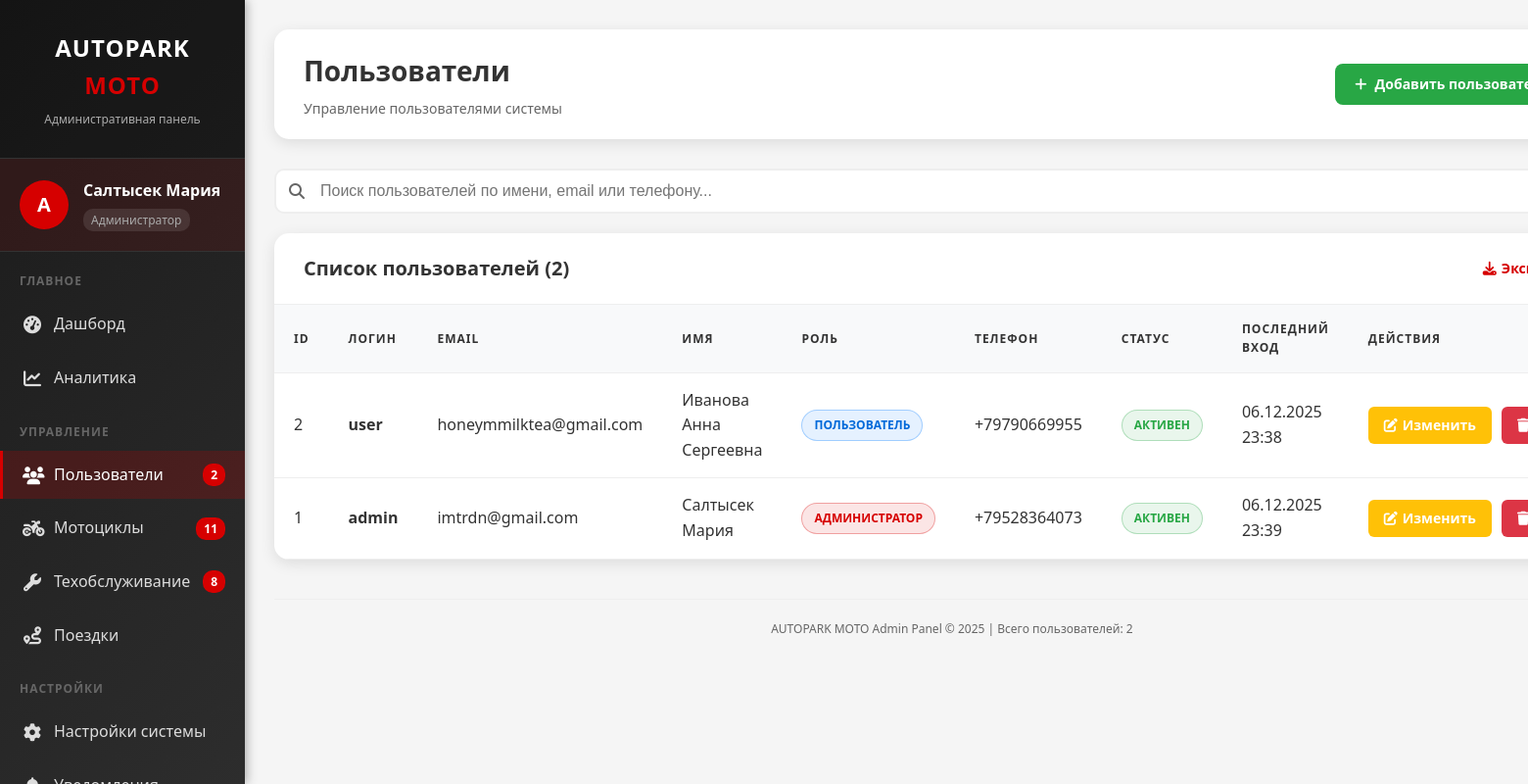
Screenshot of /autopark_moto/admin/users.php (signed in) with the database file from the repository.
### tables this page shows
CREATE TABLE `users` (
  `id` int(11) NOT NULL,
  `username` varchar(100) NOT NULL,
  `email` varchar(255) NOT NULL,
  `password` varchar(255) NOT NULL,
  `full_name` varchar(255) DEFAULT NULL,
  `phone` varchar(50) DEFAULT NULL,
  `role` enum('admin','user') NOT NULL DEFAULT 'user',
  `avatar` varchar(255) DEFAULT NULL,
  `is_active` tinyint(1) DEFAULT 1,
  `last_login` datetime DEFAULT NULL,
  `created_at` datetime NOT NULL DEFAULT current_timestamp(),
  `updated_at` datetime NOT NULL DEFAULT current_timestamp() ON UPDATE current_timestamp()
);

### autopark_moto/admin/users.php (the view, shortened to what this page needs)
<?php
$db = getDBConnection();
$users = $db->query("SELECT * FROM users ORDER BY id DESC")->fetchAll(PDO::FETCH_ASSOC);
try {
    $stats = [
        'total_users' => count($users),
        'total_motorcycles' => $db->query("SELECT COUNT(*) FROM motorcycles")->fetchColumn(),
        'overdue_services' => $db->query("SELECT COUNT(*) FROM motorcycle_services WHERE status = 'overdue'")->fetchColumn(),
        'upcoming_services' => $db->query("SELECT COUNT(*) FROM motorcycle_services WHERE status = 'upcoming'")->fetchColumn(),
    ];
} catch (PDOException $e) {
    $stats = [
        'total_users' => count($users),
        'total_motorcycles' => 0,
        'overdue_services' => 0,
        'upcoming_services' => 0,
    ];
}
?>
<!DOCTYPE html>
<html lang="ru">
<head>
    <link rel="stylesheet" href="/autopark_moto/assets/css/style.css">
    <link rel="stylesheet" href="https://cdnjs.cloudflare.com/ajax/libs/font-awesome/6.4.0/css/all.min.css">
</head>
<body>
    <aside class="admin-sidebar">
        <div class="sidebar-header">
            <div class="sidebar-logo">AUTOPARK <span>MOTO</span></div>
            <div class="sidebar-subtitle">Административная панель</div>
        </div>
        <div class="sidebar-user">
            <div class="user-avatar">
                <?php
                $username = $_SESSION['user']['username'];
                echo strtoupper(substr($username, 0, 1));
                ?>
            </div>
            <div class="user-info">
                <div class="user-name"><?php echo htmlspecialchars($_SESSION['user']['full_name'] ?: $username); ?></div>
                <div class="user-role">Администратор</div>
            </div>
        </div>
        <nav class="sidebar-menu">
            <div class="menu-section">
                <div class="menu-title">Главное</div>
                <ul class="menu-items">
                    <li class="menu-item">
                        <a href="index.php" class="menu-link">
                            <i class="fas fa-tachometer-alt"></i>
                            <span>Дашборд</span>
                        </a>
                    </li>
                    <li class="menu-item">
                        <a href="analytics.php" class="menu-link">
                            <i class="fas fa-chart-line"></i>
                            <span>Аналитика</span>
                        </a>
                    </li>
                </ul>
            </div>
            <div class="menu-section">
                <div class="menu-title">Управление</div>
                <ul class="menu-items">
                    <li class="menu-item">
                        <a href="users.php" class="menu-link active">
                            <i class="fas fa-users"></i>
                            <span>Пользователи</span>
                            <span class="menu-badge"><?php echo $stats['total_users']; ?></span>
                        </a>
                    </li>
                    <li class="menu-item">
                        <a href="motorcycles.php" class="menu-link">
                            <i class="fas fa-motorcycle"></i>
                            <span>Мотоциклы</span>
                            <span class="menu-badge"><?php echo $stats['total_motorcycles']; ?></span>
                        </a>
                    </li>
                    <li class="menu-item">
                        <a href="services.php" class="menu-link">
                            <i class="fas fa-wrench"></i>
                            <span>Техобслуживание</span>
                            <span class="menu-badge"><?php echo $stats['overdue_services'] + $stats['upcoming_services']; ?></span>
                        </a>
                    </li>
                    <li class="menu-item">
                        <a href="trips.php" class="menu-link">
                            <i class="fas fa-route"></i>
                            <span>Поездки</span>
                        </a>
                    </li>
                </ul>
            </div>
            <div class="menu-section">
                <div class="menu-title">Настройки</div>
                <ul class="menu-items">
                    <li class="menu-item">
                        <a href="settings.php" class="menu-link">
                            <i class="fas fa-cog"></i>
                            <span>Настройки системы</span>
                        </a>
                    </li>
                    <li class="menu-item">
                        <a href="notifications.php" class="menu-link">
                            <i class="fas fa-bell"></i>
                            <span>Уведомления</span>
                        </a>
                    </li>
                </ul>
            </div>
        </nav>
    </aside>
    <div class="admin-content">
        <div class="admin-topbar">
            <div>
                <h1 class="page-title">Пользователи</h1>
                <p class="page-subtitle">Управление пользователями системы</p>
            </div>
            <div class="topbar-actions">
                <a href="users_add.php" class="btn-admin btn-primary btn-add">
                    <i class="fas fa-plus"></i>
                    Добавить пользователя
                </a>
            </div>
        </div>
        <div class="search-box">
            <i class="fas fa-search search-icon"></i>
            <input type="text" class="search-input" placeholder="Поиск пользователей по имени, email или телефону..." id="searchInput">
        </div>
        <div class="admin-table fade-in">
            <div class="table-header">
                <h2 class="table-title">Список пользователей (<?php echo count($users); ?>)</h2>
                <a href="#" class="table-link" onclick="exportToCSV()">
                    <i class="fas fa-download"></i>
                    Экспорт в CSV
                </a>
            </div>
            <div class="table-content">
                <table id="usersTable">
                    <thead>
                        <tr>
                            <th>ID</th>
                            <th>Логин</th>
                            <th>Email</th>
                            <th>Имя</th>
                            <th>Роль</th>
                            <th>Телефон</th>
                            <th>Статус</th>
                            <th>Последний вход</th>
                            <th>Действия</th>
                        </tr>
                    </thead>
                    <tbody>
                        <?php foreach ($users as $u): ?>
                        <tr class="user-row">
                            <td><?= $u['id'] ?></td>
                            <td><strong><?= htmlspecialchars($u['username']) ?></strong></td>
                            <td><?= htmlspecialchars($u['email']) ?></td>
                            <td><?= htmlspecialchars($u['full_name']) ?></td>
                            <td>
                                <span class="status-badge <?= $u['role'] == 'admin' ? 'status-admin' : 'status-user' ?>">
                                    <?= $u['role'] == 'admin' ? 'Администратор' : 'Пользователь' ?>
                                </span>
                            </td>
                            <td><?= $u['phone'] ?: '—' ?></td>
                            <td>
                                <span class="status-badge <?= $u['is_active'] ? 'status-active' : 'status-inactive' ?>">
                                    <?= $u['is_active'] ? 'Активен' : 'Неактивен' ?>
                                </span>
                            </td>
                            <td><?= $u['last_login'] ? date('d.m.Y H:i', strtotime($u['last_login'])) : 'Никогда' ?></td>
                            <td>
                                <div class="action-buttons">
                                    <a href="users_edit.php?id=<?= $u['id'] ?>" class="action-btn edit">
                                        <i class="fas fa-edit"></i>
                                        Изменить
                                    </a>
                                    <a href="users_delete.php?id=<?= $u['id'] ?>" class="action-btn delete" onclick="return confirmDelete(<?= $u['id'] ?>, '<?= htmlspecialchars(addslashes($u['username'])) ?>')">
                                        <i class="fas fa-trash"></i>
                                    </a>
                                </div>
                            </td>
                        </tr>
                        <?php endforeach; ?>
                    </tbody>
                </table>
            </div>
        </div>
        <div class="admin-footer">
            <p>AUTOPARK MOTO Admin Panel &copy; <?= date('Y') ?> | Всего пользователей: <?= count($users) ?></p>
        </div>
    </div>
</body>
</html>

### autopark_moto/assets/css/style.css (style rules this page uses)
* { margin: 0; padding: 0; box-sizing: border-box; }
html, body { min-height: 100vh; background: #0a0a0a url('../img/main.jpg') no-repeat right center fixed; background-size: contain; font-family: 'Segoe UI', Tahoma, Geneva, Verdana, sans-serif; color: white; line-height: 1.6; }
body::before { content: ''; position: absolute; top: 0; left: 0; right: 0; bottom: 0; background: rgba(10, 10, 10, 0.85); z-index: -1; }

### rows the page displays
users: id "2", username "user", email "honeymmilktea@gmail.com", full_name "Иванова Анна Сергеевна", role "ПОЛЬЗОВАТЕЛЬ", phone "+79790669955", is_active "АКТИВЕН", last_login "06.12.2025 23:38"
users: id "1", username "admin", email "imtrdn@gmail.com", full_name "Салтысек Мария", role "АДМИНИСТРАТОР", phone "+79528364073", is_active "АКТИВЕН", last_login "06.12.2025 23:39"

### other values shown
substr($username, 0, 1) "A"
$_SESSION['user']['full_name'] ?: $username "Салтысек Мария"
$stats['total_users'] "2"
$stats['total_motorcycles'] "11"
$stats['overdue_services'] + $stats['upcoming_services'] "8"
count($users) "2"
